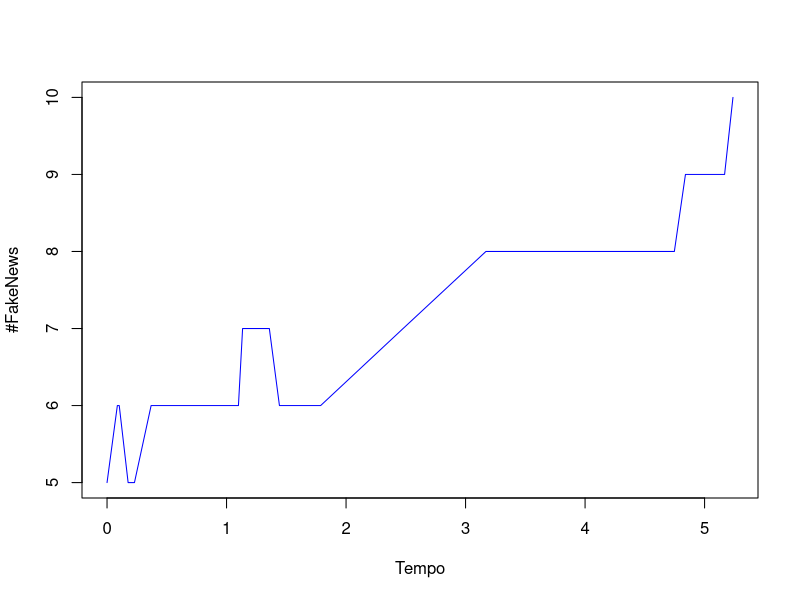

This figure's R source:

#Cria timeLine com os valores "F" = 1,"G" = 0, podemos modificar do jeito que quisermos
#GoodNews = 0
#FakeNews = 1

#set.seed(10)
maxLoop <- 1000
#qual valor vai ser inicializado no top das timeLines
top <- 1 #Vai começar com FakeNews no top da timeline
#qual valor vai ser inicializado no botton das timeLines
botton <- 0 #Vai começar com GoodNews no booton da timeline
#Numero posts na timeline
K <- 2 #Minha timeline tem 2 posts só
#Numero de usuarios
N <- 5 #5 usuários
#lambidas
lambda0 <- 0 
lambda1 <- 0 

#nome das colunas do evento, uso para calcular tambem o tamanho da matriz. Esse objeto é apenas um vetor com os nomes das colunas para poder reaproveitar na hora de criar as matrizes
#evento vai ter: [TlSource, TlDestination, Type, TotalFN, Time] #Tempo precisa ser sempre o ultimo elemento da lista para nao dar problema na function calculaProxEvento
#TlSource = Quem está enviando o post
#TlSource = Quem está recebendo o post
#Type = Se é FakeNews(1) ou GoodNews(0)
#TotalFN = Total de fakeNews no instante Time
#Time = tempo que chegou o próximo post na timeline, aqui o tempo não é o total, é relativo, ou seja, é o espaço de tempo entre o ultimo post e a hora desse post
colname <- c("TlSource", "TlDestination", "Type", "TotalFN", "TotalTime", "RelativeTime")

#Timeline é criada da seguinte forma: [top, 0, 0, ..., 0, 0, booton] para cada linha, ou seja, se top = 1 e botton = 1, teremos todas as linhas como [1,0,...,0,1], timeline começa com fakenews e termina com fakenews
timeLine <- matrix(rep(c(top, rep(0,K-2), botton),N), nrow = N, byrow = T)
colnames(timeLine) <- c("Top", rep("middle", K-2), "Botton")

#crio minha matriz de eventos
eventos <- matrix(rep(0,length(colname)), ncol = length(colname))
eventos[4] <- Reduce(`+`, (colSums(timeLine)))
colnames(eventos) <- colname

#cria matriz para receber o proximo evento
prox_evento <- matrix(rep(0, length(colname)), nrow = 1, ncol = length(colname))
colnames(prox_evento) <- colname


#calcula o proximo evento
calculaProxEvento <- function(tl, colname, n, k) {
	#inicializo uma matriz para inserir os eventos que vão ser gerados para poder pegar o proximo evento, sendo que esse evento é o com menor tempo (por falta de memoria podemos fazer assim)
	prox <- matrix(rep(0,), ncol = length(colname), nrow = n)
	colnames(prox) <- colname
	
	#Faço um for para calcular o próximo evento de cada usuário
	for(i in 1:n){
		vizinho <- sample(1:(n-1), 1) #numero aleatorio entre 1 e K-1, daqui fazemos a conta para saber qual o vizinho que vai receber o post. A distribuição é uniforme.
		if(vizinho == i) {vizinho <- n} #A probabilidade é 1/N-1, porque ele nao tem auto referencia, entao se cair nele, vai ser o N-esimo elemento. #Um pouco de gambiarra, mas funciona
		#popula meus dados
		prox[i,1] <- i #TlSource
		prox[i,2] <- vizinho #TlDestination
		
		if(rowSums(tl)[i] == k){#todos os posts do propagador sao FakeNews, entao ele propaga FN
		  prox[i,3] <- 1
		} else if(rowSums(tl)[i] == 0){#todos os posts do propagador sao GoodNews, entao ele propaga GN
		  prox[i,3] <- 0
		} else {
		  prox[i,3] <- sample(0:1,1) #Type # 0 = GN, 1 = FN #aqui ta prob 1/2, tem que alterar depois, esta assim por questão de testes
		}
		##prox[i,3] <- if(sample(0:4,1) > 3) {0} else {1} #Aqui, por questão de testes tmb, coloquei uma prob de 3/5 para receber GoodNews e 2/5 para FakeNews.
		#prox[i,4] <- 0 #Total_FakeNews, vai ser calculado depois, coloco 0 para não ficar vazio
		prox[i,6] <- rexp(1) #Time #tempo exponencial usando função do próprio R.
		
	}
	
	#orderna evento pela coluna "Time" em ordem crescente e adiciona esse evento no proximo evento.
	#Esse é o primeiro evento que vai acontecer pois é o com menor tempo.
	prox[order(prox[,ncol(prox)]),][1,]
}


#################################
roda_sim <- function() {
	#Reduce(`+`, (colSums(timeLine) # Essa conta serve para calcular quantas FakeNews tem, no total, nas timelines
	l<-0
	#Meu loop roda 1000 vezes se minha timeLine não estiver totalmente com GoodNews ou totalmente com FakeNews, caso tenham todas as timeLines com FakeNews ou GoodNews, ele para
	while( (l <= maxLoop) & (Reduce(`+`, (colSums(timeLine))) != 0) &  (Reduce(`+`, (colSums(timeLine))) != K*N) ){
		#uso a function para calcular o proximo evento
		prox_evento <- calculaProxEvento(timeLine, colname, N, K)

		#faço a rotação da timeLine, ou seja, o top recebe o próximo post que pode ser FN ou GN e os outros posts da timeline "descem".
		for(i in K:2){
			timeLine[prox_evento[2], i] <- timeLine[prox_evento[2], i-1] #top vai pra botton
		}
		timeLine[prox_evento[2], 1] <- prox_evento[3] #evento entra no top da timeline
		
		######################################################################
		## RDN Case, mas validar probabilidade se eh linearmente distribuido ##
		######################################################################
		#para RDN podemos escolher aleatoriamente onde a mensagem vai entrar, entao basicamente vamos soh substituir um post aleatoriamente
		#timeLine[prox_evento[2], sample(1:K,1)] <- prox_evento[3] #top vai pra botton
		
		#calcula quantas FakeNews tem no total e adiciono na coluna correta
		prox_evento[4] <- Reduce(`+`, (colSums(timeLine)))
		#adiciona tempo total ate o momento
		prox_evento[5] <- colSums(eventos)[6]+prox_evento[6]
		
		
		#rbind serve para adicionar uma row na matriz, ou seja, estou adicionando o prox_evento na minha matriz de eventos
		eventos <- rbind(eventos, prox_evento)
		
		l <- l+1

	}
	
	return(eventos)
	#minha timeLine após o loop
	#timeLine
	#quantos eventos foram gerados
	#nrow(eventos)
	#plota a quantodade de FakeNews por evento
	#plot(eventos[,4], )
}

#inicializa um vetor vazio para inserir todos os tempos de simulação, para tirarmos a média
sim_time <- c()
#inicializa um vetor vazio para inserir todos os estados finais da simulação, para saber qual porcentagem de FakeNews e GoodNews do total das simulações
sim_TL <- c()

#numSim é o número de simulações que iremos realizar
numSim <- 100
#realiza as simulações e insere na lista sim_events
sim_events <- replicate(numSim,roda_sim())

#insere os dados de tempo de cada simulação
for(i in 1:numSim) {
	sim_time <- c(sim_time,(sim_events[[i]][nrow(sim_events[[i]]),5]))
}
#insere o estado final da time line (10 é tudo fakeNews e 0 é tudo goodNews)
for(i in 1:numSim) {
	sim_TL <- c(sim_TL,(sim_events[[i]][nrow(sim_events[[i]]),4]))
}
#média de tempo
mean(sim_time)

#Porcentagem de vezes que teve FakeNews
sumFN <- sum(sim_TL == 10)
sumGN <- sum(sim_TL == 0)
sumFN/length(sim_TL)

#plot do primeiro evento (tempo X #FakeNews)

plot(sim_events[[1]][,5], sim_events[[1]][,4], type="l", xlab = "Tempo", ylab = "#FakeNews", col="blue")

#sim_events[[1]][1,]
#site para ajudar a configurar o plot do grafico
#https://www.datamentor.io/r-programming/plot-function/
#plot(sim_events[,5], sim_events[,4], type="l", xlab = "Tempo", ylab = "#FakeNews", col="blue")
